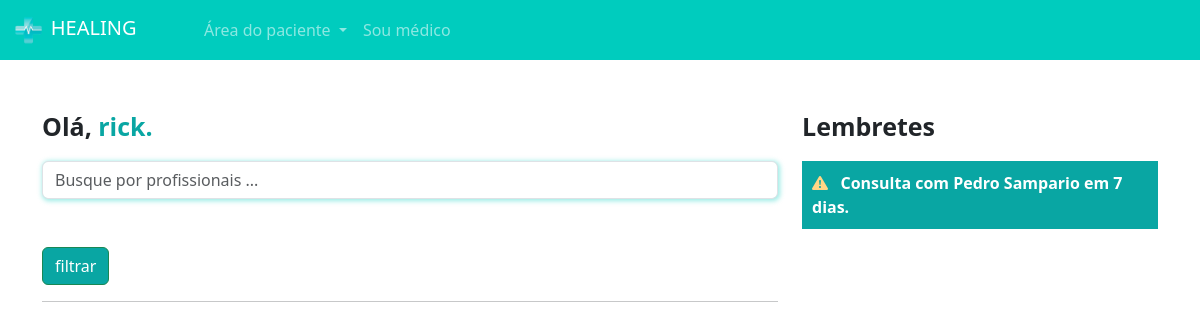
The app's page /paciente/home/ (signed in), older data.
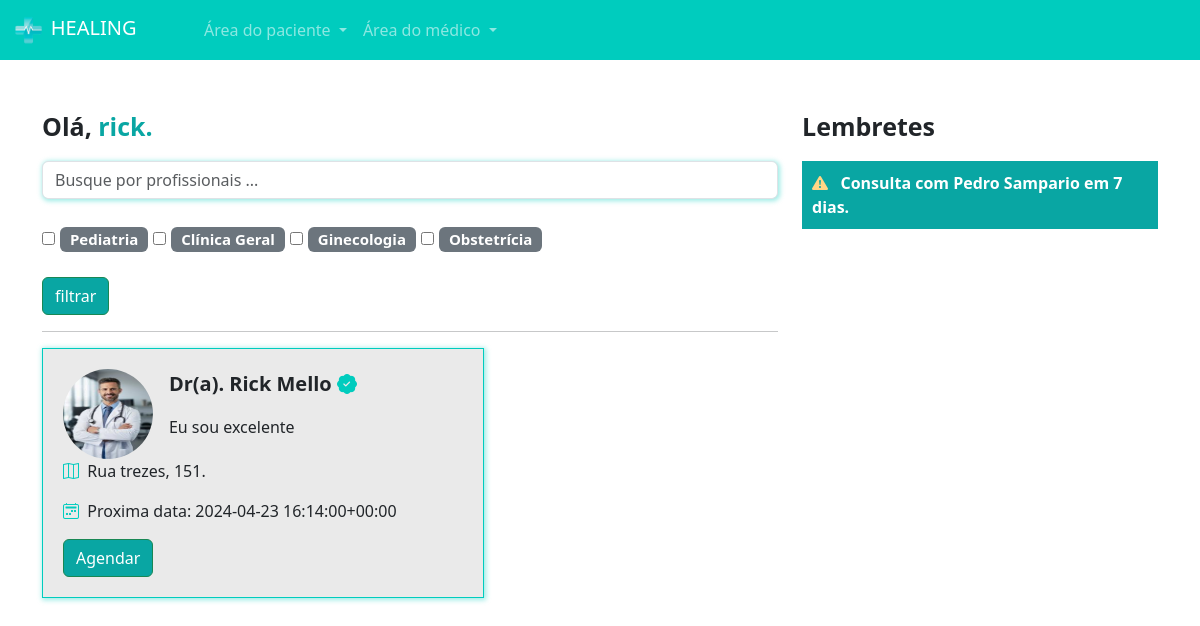
The same page, newer data.
### medico/models.py (models this page shows, shortened)
class Especialidades(models.Model):
    especialidade = models.CharField(max_length=100)
    def __str__(self):
        return self.especialidade

class DadosMedico(models.Model):
    crm = models.CharField(max_length=30)
    nome = models.CharField(max_length=100)
    cep = models.CharField(max_length=15)
    rua = models.CharField(max_length=100)
    bairro = models.CharField(max_length=100)
    numero = models.IntegerField()
    rg = models.ImageField(upload_to='rgs')
    cedula_identidade_medica = models.ImageField(upload_to='cim')
    foto = models.ImageField(upload_to='fotos_perfil')
    descricao = models.TextField()
    valor_consulta = models.FloatField(default=100)
    user = models.ForeignKey(User, on_delete=models.DO_NOTHING)
    especialidade = models.ForeignKey(Especialidades, on_delete=models.DO_NOTHING)
    @property
    def proxima_data(self):
        proxima_data = DatasAbertas.objects.filter(user=self.user).filter(data__gt=datetime.now()).filter(agendado=False).order_by('data').first()
        return proxima_data

class DatasAbertas(models.Model):
    data = models.DateTimeField()
    user = models.ForeignKey(User, on_delete=models.DO_NOTHING)
    agendado = models.BooleanField(default=False)
    def __str__(self):
        return str(self.data)

### paciente/views.py (the view)
# urls.py: 2. Add a URL to urlpatterns:  path('', views.home, name='home')
def home(request):
    if request.method == "GET":
        medicos = DadosMedico.objects.all()
        especialidades = Especialidades.objects.all()
        medico_filtrar = request.GET.get('medico')
        especialidades_filtrar = request.GET.getlist('especialidades')
        if medico_filtrar:
            medicos = medicos.filter(nome__icontains = medico_filtrar)
        if especialidades_filtrar:
            medicos = medicos.filter(especialidade_id__in=especialidades_filtrar)
        return render(request, 'home.html',{'medicos':medicos, 'especialidades':especialidades, 'is_medico':is_medico(request.user)})

### medico/models.py (called while the page is built)
def is_medico(user):
    return DadosMedico.objects.filter(user=user).exists()

### paciente/templates/home.html
{% extends "base.html" %}
{% load static %}
{% block 'head' %}
    <link rel="stylesheet" href="{% static 'medicos/css/abrir_horario.css' %}">
    <link rel="stylesheet" href="{% static 'usuarios/css/usuarios.css' %}">
    <link rel="stylesheet" href="{% static 'medicos/css/cadastro_medico.css' %}">
    <link rel="stylesheet" href="{% static 'pacientes/css/home.css' %}">
    <link rel="stylesheet" href="https://cdn.jsdelivr.net/npm/bootstrap-icons@1.11.3/font/bootstrap-icons.min.css">
{% endblock 'head' %}
{% block 'body' %}
{% include "partials/navbar.html" %}
<br><br>
<div class="container">
    <div class="row">
        <div class="col-md-8">
            <p style="font-size: 25px" class="p-bold">Olá, <span class="color-dark">{{request.user.username}}.</span></p>
            <form action="{% url 'home' %}" post="GET">
                <input type="text" class="form-control shadow-main-color" placeholder="Busque por profissionais ..." name="medico">
                <br>
                <div class="especialidades">
                    {% for especialidade in especialidades %}
                    <input type="checkbox" name="especialidades" value="{{especialidade.id}}">
                    <span class="badge bg-secondary">
                        {{especialidade}}
                    </span>
                    {% endfor %}
                </div>
                <br>
                <input type="submit" value="filtrar" class="btn btn-success btn-dark-color">
            </form>
            <hr>
            <div class="list-medicos">
                {% for medico in medicos %}
                <div class="card-medicos shadow-main-color">
                    <div class="row">
                        <div class="col-md-3"><img src="{{medico.foto.url}}" class="foto-perfil-card" alt=""></div>
                        <div class="col-md">
                            <p style="font-size: 20px" class="p-bold">Dr(a). {{medico.nome}} <i class="bi bi-patch-check-fill icon-main"></i></p>
                            <p>{{medico.descricao}}</p>
                        </div>
                    </div>
                    <p><i class="bi bi-map icon-main"></i>&nbsp&nbsp{{medico.rua}}, {{medico.numero}}.</p>
                    <p><i class="bi bi-calendar2-week icon-main"></i>&nbsp&nbspProxima data:
                    {% if medico.proxima_data %}
                        {{medico.proxima_data}}
                    {% else %}
                        Aguarde uma data.
                    {% endif %}
                        </p>
                        <a href="{% url 'escolher_horario' medico.id %}" class="btn btn-success btn-dark-color">Agendar</a>
                </div>
                <br>
              {% endfor %}
            </div>
        </div>
        <div class="col-md-4">
            <p style="font-size: 25px" class="p-bold">Lembretes</p>
            <p class="bg-main-lembrete">
                <span class="p-bold"><i class="bi bi-exclamation-triangle-fill icon-differential"></i>&nbsp&nbsp Consulta com Pedro Sampario em 7 dias.</span>
            </p>
        </div>
    </div>
</div>
{% endblock 'body' %}

### templates/base.html (shortened to what this page needs)
{% load static %}
<!doctype html>
<html lang="en">
  <head>
    <link rel="stylesheet" href="{% static 'geral/css/base.css' %}">
    <link rel="stylesheet" href="">
    <link href="https://cdn.jsdelivr.net/npm/bootstrap@5.3.3/dist/css/bootstrap.min.css" rel="stylesheet">
    {% block 'head' %}{% endblock 'head' %}
  </head>
  <body>
    {% block 'body' %}{% endblock 'body' %}
  </body>
</html>

### templates/partials/navbar.html (shortened to what this page needs)
{% load static %}
<nav class="navbar navbar-expand-lg navbar-dark bg-color-dark">
    <div class="container-fluid">
      <a class="navbar-brand" href="#"><img src="{% static 'geral/img/logo.png' %}" width="20%" alt="">&nbspHEALING</a>
      <div class="collapse navbar-collapse" id="navbarNav">
        <ul class="navbar-nav">
            <li class="nav-item dropdown">
                <a class="nav-link dropdown-toggle" href="#" id="navbarDropdownMenuLink" role="button" data-bs-toggle="dropdown" aria-expanded="false">
                  Área do paciente
                </a>
            </li>
            {% if is_medico %}
                <li class="nav-item dropdown">
                    <a class="nav-link dropdown-toggle" href="#" id="navbarDropdownMenuLink" role="button" data-bs-toggle="dropdown" aria-expanded="false">
                        Área do médico
                    </a>
                </li>
            {% else %}
                <li class="nav-item">
                    <a class="nav-link" href="{% url 'cadastro_medico' %}">Sou médico</a>
                </li>
            {% endif %}
        </ul>
      </div>
    </div>
  </nav>

### templates/static/geral/css/base.css (style rules this page uses)
:root { --main-color: #00CCBE; --dark-color: #09A6A3; --contrast-color: #FFD686; }
.bg-color-dark { background-color: var(--main-color); }
.p-bold { font-weight: bold; }
.color-dark { color: var(--dark-color); }

### templates/static/usuarios/css/usuarios.css (style rules this page uses)
.btn-dark-color { background-color: var(--dark-color); color: white; }

### templates/static/medicos/css/cadastro_medico.css (style rules this page uses)
.shadow-main-color { box-shadow: 1px 1px 5px 1px rgba(0, 204, 190,.4); }

### templates/static/pacientes/css/home.css (style rules this page uses)
.especialidades { font-size: 20px; }
.card-medicos { width: 60%; background-color: #EAEAEA; border: 1px solid var(--main-color); padding: 20px; }
.foto-perfil-card { width: 90px; height: 90px; border-radius: 45px; }
.icon-main { color: var(--main-color); }
.bg-main-lembrete { background-color: var(--dark-color); padding: 10px; color: white; }
.icon-differential { color: var(--contrast-color); }

Row changes from the older to the newer data that the page shows:
added Especialidades: especialidade "Pediatria"
added Especialidades: especialidade "Clínica Geral"
added Especialidades: especialidade "Ginecologia"
added Especialidades: especialidade "Obstetrícia"
added DadosMedico: foto (picture), nome "Rick Mello", descricao "Eu sou excelente", rua "Rua trezes", numero "151", proxima_data "2024-04-23 16:14:00+00:00"
Text that changed along with them:
text no longer shown: "Sou médico"
text now shown: "Área do médico"
